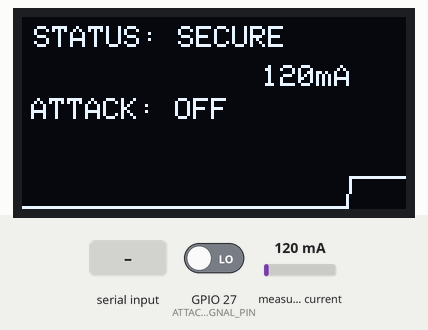
This sketch was run on a simulated ESP32. Parts: 128×64 one-colour display. The inputs (shaded band) are chosen by the test bench; at power-on: GPIO 27 (ATTACK_SIGNAL_PIN) LOW, measured current 120 mA. What the sketch prints to the serial monitor is not drawn.

Above: at 4.2 s.
4.3 s: GPIO 27 (ATTACK_SIGNAL_PIN) driven HIGH
At 4.73 s:
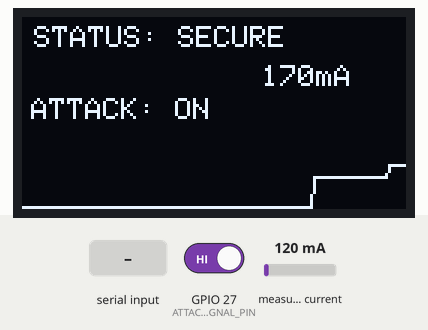
6.9 s: "1" received over Serial
At 7.13 s:
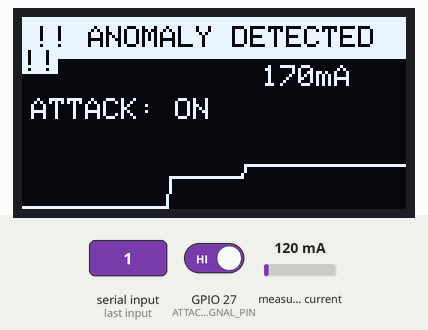
9.3 s: measured current set to 40 mA
At 9.54 s:
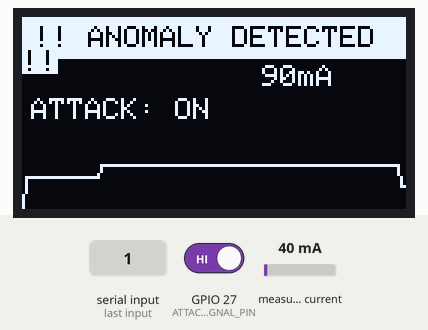
10.8 s: GPIO 27 (ATTACK_SIGNAL_PIN) driven LOW
At 11.04 s:
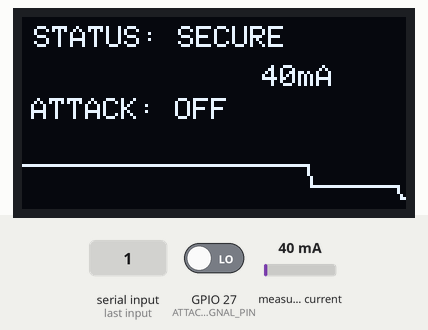
12.3 s: "1" received over Serial
At 12.54 s:
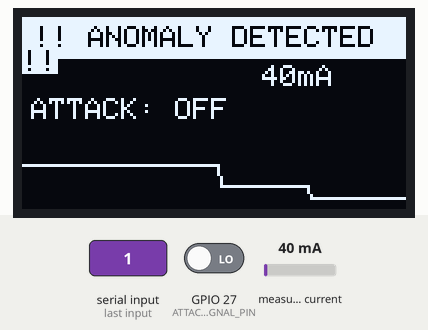
14.7 s: measured current set to 500 mA
At 14.94 s:
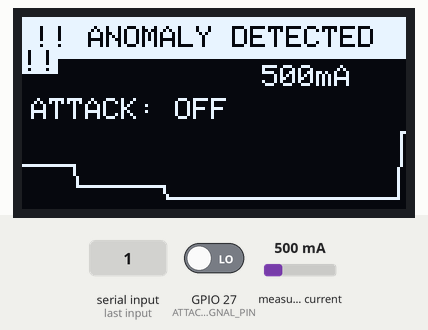
Timing chart, 0 to 17.2 s (numbered marks = the images above; inputs shaded):
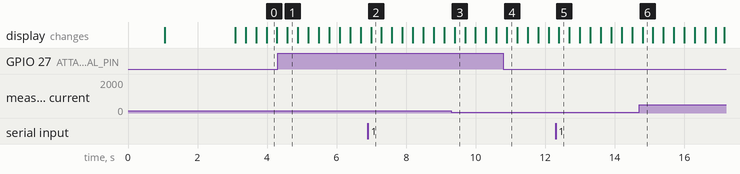

Measured:
- after the input at 4.3 s, the display: changes after 0.29 s (image 1)
- after the input at 6.9 s, the display: changes after 0.09 s (image 2)
- after the input at 10.8 s, the display: changes after 0.09 s (image 4)
- after the input at 12.3 s, the display: changes after 0.10 s (image 5)

The sketch:

Main_ESP32_Target_Detector.ino
```cpp
#include <Wire.h>
#include <Adafruit_INA219.h>
#include <Adafruit_GFX.h>
#include <Adafruit_SSD1306.h>

// =====================================================
// I2C PINS
// =====================================================

#define SDA_PIN 21
#define SCL_PIN 22

// =====================================================
// OLED
// =====================================================

#define SCREEN_WIDTH 128
#define SCREEN_HEIGHT 64
#define OLED_RESET -1
#define OLED_ADDRESS 0x3C

Adafruit_SSD1306 display(
  SCREEN_WIDTH,
  SCREEN_HEIGHT,
  &Wire,
  OLED_RESET
);

// =====================================================
// INA219
// =====================================================

Adafruit_INA219 ina219;

// =====================================================
// ATTACK SIGNAL
//
// C3 GPIO5  ---> Main GPIO27
// C3 GND    ---> Main GND
// =====================================================

#define ATTACK_SIGNAL_PIN 27

// =====================================================
// ATTACK SIMULATION
// =====================================================

// Large enough to clearly see on graph
#define ATTACK_INCREASE_MA 50.0

// =====================================================
// GRAPH
// =====================================================

#define GRAPH_SIZE 128

float currentData[GRAPH_SIZE];

int dataIndex = 0;

// =====================================================
// STATUS
// =====================================================

bool attackerActive = false;
bool aiAnomaly = false;

unsigned long lastSample = 0;


// =====================================================
// SETUP
// =====================================================

void setup()
{
  Serial.begin(115200);

  delay(1000);

  // ---------------------------------------------------
  // I2C
  // ---------------------------------------------------

  Wire.begin(SDA_PIN, SCL_PIN);

  // ---------------------------------------------------
  // ATTACK INPUT
  // ---------------------------------------------------

  pinMode(
    ATTACK_SIGNAL_PIN,
    INPUT_PULLDOWN
  );

  // ---------------------------------------------------
  // OLED
  // ---------------------------------------------------

  if (!display.begin(
        SSD1306_SWITCHCAPVCC,
        OLED_ADDRESS))
  {
    Serial.println("OLED_ERROR");

    while (true)
    {
      delay(1000);
    }
  }

  // ---------------------------------------------------
  // INA219
  // ---------------------------------------------------

  if (!ina219.begin())
  {
    Serial.println("INA219_ERROR");

    display.clearDisplay();

    display.setTextColor(
      SSD1306_WHITE
    );

    display.setTextSize(1);

    display.setCursor(15, 25);
    display.println("INA219 ERROR");

    display.display();

    while (true)
    {
      delay(1000);
    }
  }

  ina219.setCalibration_32V_2A();

  // ---------------------------------------------------
  // CLEAR GRAPH
  // ---------------------------------------------------

  for (int i = 0; i < GRAPH_SIZE; i++)
  {
    currentData[i] = 0;
  }

  // ---------------------------------------------------
  // START SCREEN
  // ---------------------------------------------------

  display.clearDisplay();

  display.setTextColor(
    SSD1306_WHITE
  );

  display.setTextSize(2);

  display.setCursor(5, 5);
  display.println("SCA");

  display.setTextSize(1);

  display.setCursor(5, 30);
  display.println("SIDE-CHANNEL");

  display.setCursor(5, 43);
  display.println("DETECTOR");

  display.display();

  Serial.println("SYSTEM_READY");

  delay(2000);
}


// =====================================================
// MAIN LOOP
// =====================================================

void loop()
{
  // Sample every 50 ms
  if (millis() - lastSample < 50)
  {
    return;
  }

  lastSample = millis();

  // ===================================================
  // READ ATTACK SIGNAL
  // ===================================================

  bool signalState =
    digitalRead(ATTACK_SIGNAL_PIN);

  // ---------------------------------------------------
  // Detect change
  // ---------------------------------------------------

  if (signalState != attackerActive)
  {
    attackerActive = signalState;

    if (attackerActive)
    {
      Serial.println("ATTACK_ON");
    }
    else
    {
      Serial.println("ATTACK_OFF");

      // Immediately reset anomaly display
      aiAnomaly = false;
    }
  }

  // ===================================================
  // READ REAL INA219 CURRENT
  // ===================================================

  float realCurrent =
    ina219.getCurrent_mA();

  // ===================================================
  // CREATE DEMONSTRATION ATTACK
  // ===================================================

  float displayedCurrent =
    realCurrent;

  if (attackerActive)
  {
    displayedCurrent =
      realCurrent +
      ATTACK_INCREASE_MA;
  }

  // ===================================================
  // STORE GRAPH DATA
  // ===================================================

  currentData[dataIndex] =
    displayedCurrent;

  dataIndex++;

  if (dataIndex >= GRAPH_SIZE)
  {
    dataIndex = 0;
  }

  // ===================================================
  // SEND CURRENT TO PYTHON
  // ===================================================

  Serial.println(
    displayedCurrent,
    2
  );

  // ===================================================
  // RECEIVE AI RESULT
  // ===================================================

  while (Serial.available() > 0)
  {
    char c = Serial.read();

    if (c == '1')
    {
      aiAnomaly = true;
    }

    if (c == '0')
    {
      aiAnomaly = false;
    }
  }

  // ===================================================
  // DRAW OLED
  // ===================================================

  drawOLED(
    realCurrent,
    displayedCurrent
  );
}


// =====================================================
// OLED DISPLAY
// =====================================================

void drawOLED(
  float realCurrent,
  float displayedCurrent
)
{
  display.clearDisplay();

  // ===================================================
  // STATUS
  // ===================================================

  if (aiAnomaly)
  {
    display.fillRect(
      0,
      0,
      128,
      14,
      SSD1306_WHITE
    );

    display.setTextColor(
      SSD1306_BLACK,
      SSD1306_WHITE
    );

    display.setTextSize(1);

    display.setCursor(4, 3);

    display.print(
      "!! ANOMALY DETECTED !!"
    );
  }
  else
  {
    display.setTextColor(
      SSD1306_WHITE
    );

    display.setTextSize(1);

    display.setCursor(4, 3);

    display.print(
      "STATUS: SECURE"
    );
  }

  // ===================================================
  // CURRENT
  // ===================================================

  display.setTextColor(
    SSD1306_WHITE
  );

  display.setCursor(80, 16);

  display.print(
    (int)displayedCurrent
  );

  display.print(
    "mA"
  );

  // ===================================================
  // ATTACK STATUS
  // ===================================================

  display.setCursor(3, 27);

  if (attackerActive)
  {
    display.print(
      "ATTACK: ON"
    );
  }
  else
  {
    display.print(
      "ATTACK: OFF"
    );
  }

  // ===================================================
  // GRAPH
  // ===================================================

  int graphTop = 38;
  int graphBottom = 63;

  for (int i = 0;
       i < GRAPH_SIZE - 1;
       i++)
  {
    int index1 =
      (dataIndex + i) %
      GRAPH_SIZE;

    int index2 =
      (dataIndex + i + 1) %
      GRAPH_SIZE;

    float v1 =
      currentData[index1];

    float v2 =
      currentData[index2];

    // -------------------------------------------------
    // Graph scale
    // -------------------------------------------------

    v1 = constrain(
      v1,
      0,
      300
    );

    v2 = constrain(
      v2,
      0,
      300
    );

    int y1 =
      map(
        (int)v1,
        0,
        300,
        graphBottom,
        graphTop
      );

    int y2 =
      map(
        (int)v2,
        0,
        300,
        graphBottom,
        graphTop
      );

    display.drawLine(
      i,
      y1,
      i + 1,
      y2,
      SSD1306_WHITE
    );
  }

  display.display();
}
```
